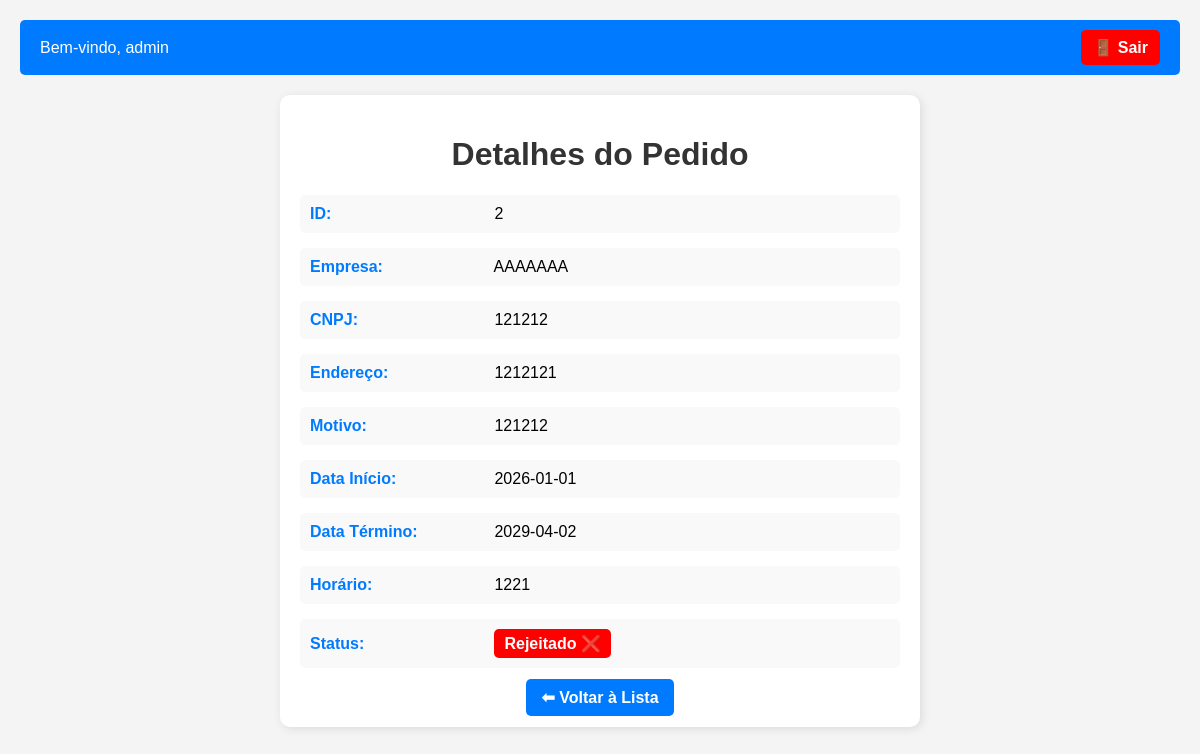
The page /pedido/2 (signed in) on the database its author committed.
### app/models.py (models this page shows, shortened)
class Usuario(db.Model, UserMixin):
    __tablename__ = 'usuarios'
    id = db.Column(db.Integer, primary_key=True, autoincrement=True)
    username = db.Column(db.String(150), unique=True, nullable=False)
    password_hash = db.Column(db.String(256), nullable=False)
    role = db.Column(db.String(50), nullable=False, default="comum")  # "comum" ou "RFB"

class PedidoAutorizacao(db.Model):
    __tablename__ = 'pedidos_autorizacao'
    id = db.Column(db.Integer, primary_key=True, autoincrement=True)
    empresa_responsavel = db.Column(db.String(255), nullable=False)
    cnpj_empresa = db.Column(db.String(20), nullable=False)
    endereco_empresa = db.Column(db.String(255), nullable=False)
    motivo_solicitacao = db.Column(db.Text, nullable=False)
    data_inicio = db.Column(db.Date, nullable=False)
    data_termino = db.Column(db.Date, nullable=False)
    horario_servico = db.Column(db.String(20), nullable=False)
    status = db.Column(db.String(20), default="pendente", nullable=False)  # 🔹 Novo campo de status

### app/routes.py (the view)
@pedidos_bp.route('/pedido/<int:pedido_id>', methods=['GET'])
@login_required
def exibir_detalhes_pedido(pedido_id):
    pedido = PedidoAutorizacao.query.get_or_404(pedido_id)
    return render_template('detalhes-pedido.html', pedido=pedido)

### app/__init__.py (called while the page is built)
@login_manager.user_loader
def load_user(user_id):
    return Usuario.query.get(int(user_id))

### app/templates/detalhes-pedido.html (shortened to what this page needs)
<!DOCTYPE html>
<html lang="pt-br">
<head>
</head>
<body>
<div class="navbar">
    <span>Bem-vindo, {{ current_user.username }}</span>
    <a class="btn-logout" href="{{ url_for('auth.logout') }}">🚪 Sair</a>
</div>
<div class="container">
    <h1>Detalhes do Pedido</h1>
    <div class="info"><strong>ID:</strong> {{ pedido.id }}</div>
    <div class="info"><strong>Empresa:</strong> {{ pedido.empresa_responsavel }}</div>
    <div class="info"><strong>CNPJ:</strong> {{ pedido.cnpj_empresa }}</div>
    <div class="info"><strong>Endereço:</strong> {{ pedido.endereco_empresa }}</div>
    <div class="info"><strong>Motivo:</strong> {{ pedido.motivo_solicitacao }}</div>
    <div class="info"><strong>Data Início:</strong> {{ pedido.data_inicio.strftime('%Y-%m-%d') }}</div>
    <div class="info"><strong>Data Término:</strong> {{ pedido.data_termino.strftime('%Y-%m-%d') }}</div>
    <div class="info"><strong>Horário:</strong> {{ pedido.horario_servico }}</div>
    <div class="info">
        <strong>Status:</strong>
        {% if pedido.status == "pendente" %}
            <span class="status status-pendente">Pendente ⏳</span>
        {% elif pedido.status == "aprovado" %}
            <span class="status status-aprovado">Aprovado ✅</span>
        {% elif pedido.status == "rejeitado" %}
            <span class="status status-rejeitado">Rejeitado ❌</span>
        {% endif %}
    </div>
    <div class="back">
        <a href="/lista-pedidos">⬅ Voltar à Lista</a>
    </div>
</div>
</body>
</html>

### app/templates/detalhes-pedido.html (style rules this page uses)
body { font-family: Arial, sans-serif; background-color: #f4f4f4; margin: 20px; }
.container { max-width: 600px; margin: auto; background: white; padding: 20px; border-radius: 10px; box-shadow: 2px 2px 10px rgba(0, 0, 0, 0.1); }
h1 { text-align: center; color: #333; }
.info { margin-bottom: 15px; padding: 10px; background: #f9f9f9; border-radius: 5px; }
.info strong { display: inline-block; width: 180px; color: #007bff; }
.status { font-weight: bold; padding: 5px 10px; border-radius: 5px; display: inline-block; }
.status-rejeitado { background-color: red; color: white; }
.back { text-align: center; margin-top: 20px; }
.back a { text-decoration: none; background-color: #007bff; color: white; padding: 10px 15px; border-radius: 5px; font-weight: bold; }
.navbar { display: flex; justify-content: space-between; align-items: center; background: #007bff; color: white; padding: 10px 20px; border-radius: 5px; margin-bottom: 20px; }
.btn-logout { text-decoration: none; background-color: red; color: white; padding: 8px 12px; border-radius: 5px; font-weight: bold; }

### rows shown on the page
Usuario: username "admin"
PedidoAutorizacao: id "2", empresa_responsavel "AAAAAAA", cnpj_empresa "121212", endereco_empresa "1212121", motivo_solicitacao "121212", data_inicio "2026-01-01", data_termino "2029-04-02", horario_servico "1221"
